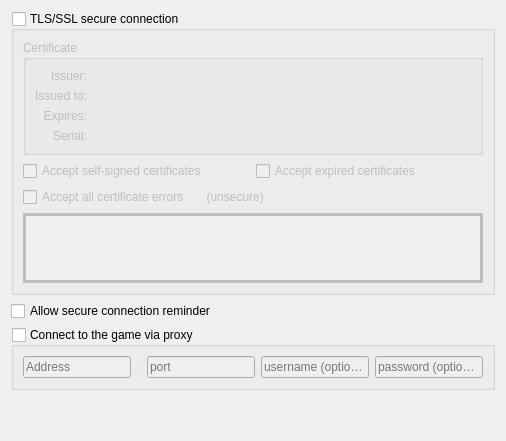
     <widget class="QWidget" name="tab_connection">
      <attribute name="title">
       <string>Connection</string>
      </attribute>
      <layout class="QVBoxLayout" name="verticalLayout_tab_connection">
       <item>
        <widget class="QGroupBox" name="groupBox_ssl">
         <property name="title">
          <string>TLS/SSL secure connection</string>
         </property>
         <property name="checkable">
          <bool>true</bool>
         </property>
         <property name="checked">
          <bool>false</bool>
         </property>
         <layout class="QGridLayout" name="gridLayout_groupBox_ssl">
          <item row="0" column="0" colspan="2">
           <widget class="QGroupBox" name="groupBox_ssl_certificate">
            <property name="sizePolicy">
             <sizepolicy hsizetype="Expanding" vsizetype="Preferred">
              <horstretch>0</horstretch>
              <verstretch>0</verstretch>
             </sizepolicy>
            </property>
            <property name="title">
             <string>Certificate</string>
            </property>
            <layout class="QGridLayout" name="gridLayout_groupBox_ssl_certificate" columnstretch="0,1">
             <item row="0" column="0">
              <widget class="QLabel" name="label">
               <property name="layoutDirection">
                <enum>Qt::LayoutDirection::LeftToRight</enum>
               </property>
               <property name="text">
                <string>Issuer:</string>
               </property>
               <property name="alignment">
                <set>Qt::AlignmentFlag::AlignRight|Qt::AlignmentFlag::AlignTrailing|Qt::AlignmentFlag::AlignVCenter</set>
               </property>
              </widget>
             </item>
             <item row="0" column="1">
              <widget class="QLabel" name="ssl_issuer_label">
               <property name="text">
                <string/>
               </property>
              </widget>
             </item>
             <item row="1" column="0">
              <widget class="QLabel" name="label_2">
               <property name="text">
                <string>Issued to:</string>
               </property>
               <property name="alignment">
                <set>Qt::AlignmentFlag::AlignRight|Qt::AlignmentFlag::AlignTrailing|Qt::AlignmentFlag::AlignVCenter</set>
               </property>
              </widget>
             </item>
             <item row="1" column="1">
              <widget class="QLabel" name="ssl_issued_label">
               <property name="text">
                <string/>
               </property>
              </widget>
             </item>
             <item row="2" column="0">
              <widget class="QLabel" name="label_3">
               <property name="text">
                <string>Expires:</string>
               </property>
               <property name="alignment">
                <set>Qt::AlignmentFlag::AlignRight|Qt::AlignmentFlag::AlignTrailing|Qt::AlignmentFlag::AlignVCenter</set>
               </property>
              </widget>
             </item>
             <item row="2" column="1">
              <widget class="QLabel" name="ssl_expires_label">
               <property name="text">
                <string/>
               </property>
              </widget>
             </item>
             <item row="3" column="0">
              <widget class="QLabel" name="label_7">
               <property name="text">
                <string>Serial:</string>
               </property>
               <property name="alignment">
                <set>Qt::AlignmentFlag::AlignRight|Qt::AlignmentFlag::AlignTrailing|Qt::AlignmentFlag::AlignVCenter</set>
               </property>
              </widget>
             </item>
             <item row="3" column="1">
              <widget class="QLabel" name="ssl_serial_label">
               <property name="text">
                <string/>
               </property>
              </widget>
             </item>
            </layout>
           </widget>
          </item>
          <item row="1" column="0">
           <widget class="QCheckBox" name="checkBox_self_signed">
            <property name="toolTip">
             <string extracomment="Accept secure certificates from the game even if they have expired. This presents a security risk"/>
            </property>
            <property name="text">
             <string>Accept self-signed certificates</string>
            </property>
           </widget>
          </item>
          <item row="1" column="1">
           <widget class="QCheckBox" name="checkBox_expired">
            <property name="toolTip">
             <string extracomment="Accept secure certificates from the game even if they have expired. This presents a security risk"/>
            </property>
            <property name="text">
             <string>Accept expired certificates</string>
            </property>
           </widget>
          </item>
          <item row="2" column="0" colspan="2">
           <widget class="QCheckBox" name="checkBox_ignore_all">
            <property name="toolTip">
             <string extracomment="Ignore all SSL/TLS errors - this negates the point of a secure connection, use carefully"/>
            </property>
            <property name="text">
             <string>Accept all certificate errors       (unsecure)</string>
            </property>
           </widget>
          </item>
          <item row="3" column="0" colspan="2">
           <widget class="QFrame" name="frame_notificationArea">
            <property name="sizePolicy">
             <sizepolicy hsizetype="Expanding" vsizetype="Fixed">
              <horstretch>0</horstretch>
              <verstretch>0</verstretch>
             </sizepolicy>
            </property>
            <property name="minimumSize">
             <size>
              <width>0</width>
              <height>70</height>
             </size>
            </property>
            <property name="maximumSize">
             <size>
              <width>16777215</width>
              <height>16777215</height>
             </size>
            </property>
            <property name="font">
             <font>
              <pointsize>16</pointsize>
              <stylestrategy>PreferAntialias</stylestrategy>
             </font>
            </property>
            <property name="cursor">
             <cursorShape>ArrowCursor</cursorShape>
            </property>
            <property name="autoFillBackground">
             <bool>true</bool>
            </property>
            <property name="frameShape">
             <enum>QFrame::Shape::Box</enum>
            </property>
            <property name="frameShadow">
             <enum>QFrame::Shadow::Plain</enum>
            </property>
            <property name="lineWidth">
             <number>3</number>
            </property>
            <property name="midLineWidth">
             <number>3</number>
            </property>
            <layout class="QHBoxLayout" name="horizontalLayout_frame_notificationArea">
             <property name="spacing">
              <number>0</number>
             </property>
             <property name="leftMargin">
              <number>0</number>
             </property>
             <property name="topMargin">
              <number>0</number>
             </property>
             <property name="rightMargin">
              <number>0</number>
             </property>
             <property name="bottomMargin">
              <number>0</number>
             </property>
             <item>
              <widget class="QLabel" name="notificationAreaIconLabelWarning">
               <property name="sizePolicy">
                <sizepolicy hsizetype="Fixed" vsizetype="Fixed">
                 <horstretch>0</horstretch>
                 <verstretch>0</verstretch>
                </sizepolicy>
               </property>
               <property name="autoFillBackground">
                <bool>true</bool>
               </property>
               <property name="text">
                <string/>
               </property>
               <property name="pixmap">
                <pixmap resource="../mudlet.qrc">:/icons/dialog-warning.png</pixmap>
               </property>
               <property name="scaledContents">
                <bool>false</bool>
               </property>
               <property name="alignment">
                <set>Qt::AlignmentFlag::AlignCenter</set>
               </property>
               <property name="wordWrap">
                <bool>true</bool>
               </property>
               <property name="margin">
                <number>5</number>
               </property>
               <property name="textInteractionFlags">
                <set>Qt::TextInteractionFlag::NoTextInteraction</set>
               </property>
              </widget>
             </item>
             <item>
              <widget class="QLabel" name="notificationAreaIconLabelError">
               <property name="sizePolicy">
                <sizepolicy hsizetype="Fixed" vsizetype="Fixed">
                 <horstretch>0</horstretch>
                 <verstretch>0</verstretch>
                </sizepolicy>
               </property>
               <property name="autoFillBackground">
                <bool>true</bool>
               </property>
               <property name="text">
                <string/>
               </property>
               <property name="pixmap">
                <pixmap resource="../mudlet.qrc">:/icons/dialog-error.png</pixmap>
               </property>
               <property name="scaledContents">
                <bool>false</bool>
               </property>
               <property name="alignment">
                <set>Qt::AlignmentFlag::AlignCenter</set>
               </property>
               <property name="wordWrap">
                <bool>true</bool>
               </property>
               <property name="margin">
                <number>5</number>
               </property>
               <property name="textInteractionFlags">
                <set>Qt::TextInteractionFlag::NoTextInteraction</set>
               </property>
              </widget>
             </item>
             <item>
              <widget class="QLabel" name="notificationAreaIconLabelInformation">
               <property name="sizePolicy">
                <sizepolicy hsizetype="Fixed" vsizetype="Fixed">
                 <horstretch>0</horstretch>
                 <verstretch>0</verstretch>
                </sizepolicy>
               </property>
               <property name="autoFillBackground">
                <bool>true</bool>
               </property>
               <property name="text">
                <string/>
               </property>
               <property name="pixmap">
                <pixmap resource="../mudlet.qrc">:/icons/dialog-information.png</pixmap>
               </property>
               <property name="scaledContents">
                <bool>false</bool>
               </property>
               <property name="alignment">
                <set>Qt::AlignmentFlag::AlignCenter</set>
               </property>
               <property name="wordWrap">
                <bool>true</bool>
               </property>
               <property name="margin">
                <number>5</number>
               </property>
               <property name="textInteractionFlags">
                <set>Qt::TextInteractionFlag::NoTextInteraction</set>
               </property>
              </widget>
             </item>
             <item>
              <widget class="QLabel" name="notificationAreaMessageBox">
               <property name="sizePolicy">
                <sizepolicy hsizetype="Expanding" vsizetype="Expanding">
                 <horstretch>0</horstretch>
                 <verstretch>0</verstretch>
                </sizepolicy>
               </property>
               <property name="font">
                <font>
                 <pointsize>8</pointsize>
                 <stylestrategy>PreferAntialias</stylestrategy>
                </font>
               </property>
               <property name="autoFillBackground">
                <bool>true</bool>
               </property>
               <property name="text">
                <string/>
               </property>
               <property name="scaledContents">
                <bool>true</bool>
               </property>
               <property name="alignment">
                <set>Qt::AlignmentFlag::AlignLeading|Qt::AlignmentFlag::AlignLeft|Qt::AlignmentFlag::AlignVCenter</set>
               </property>
               <property name="wordWrap">
                <bool>true</bool>
               </property>
               <property name="margin">
                <number>5</number>
               </property>
               <property name="openExternalLinks">
                <bool>true</bool>
               </property>
              </widget>
             </item>
            </layout>
           </widget>
          </item>
         </layout>
        </widget>
       </item>
       <item>
        <widget class="QCheckBox" name="checkBox_askTlsAvailable">
         <property name="toolTip">
          <string>&lt;p&gt;To encourage enhanced data transfer protection and privacy, be prompted for a choice to switch to an encrypted port when advertised via Mud Server Status Protocol (MSSP).&lt;/p&gt;</string>
         </property>
         <property name="text">
          <string>Allow secure connection reminder</string>
         </property>
         <property name="checkable">
          <bool>true</bool>
         </property>
         <property name="checked">
          <bool>false</bool>
         </property>
        </widget>
       </item>
       <item>
        <widget class="QGroupBox" name="groupBox_proxy">
         <property name="title">
          <string>Connect to the game via proxy</string>
         </property>
         <property name="checkable">
          <bool>true</bool>
         </property>
         <property name="checked">
          <bool>false</bool>
         </property>
         <layout class="QHBoxLayout" name="hBoxLayout_groupBox_proxy">
          <item>
           <widget class="QLineEdit" name="lineEdit_proxyAddress">
            <property name="text">
             <string/>
            </property>
            <property name="placeholderText">
             <string>Address</string>
            </property>
            <property name="clearButtonEnabled">
             <bool>true</bool>
            </property>
           </widget>
          </item>
          <item>
           <widget class="QLabel" name="label_5">
            <property name="text">
             <string notr="true">:</string>
            </property>
           </widget>
          </item>
          <item>
           <widget class="QLineEdit" name="lineEdit_proxyPort">
            <property name="inputMask">
             <string notr="true">00009</string>
            </property>
            <property name="placeholderText">
             <string>port</string>
            </property>
            <property name="clearButtonEnabled">
             <bool>true</bool>
            </property>
           </widget>
          </item>
          <item>
           <widget class="QLineEdit" name="lineEdit_proxyUsername">
            <property name="toolTip">
             <string>&lt;p&gt;Username for logging into the proxy if required.&lt;/p&gt;</string>
            </property>
            <property name="text">
             <string/>
            </property>
            <property name="placeholderText">
             <string>username (optional)</string>
            </property>
            <property name="clearButtonEnabled">
             <bool>true</bool>
            </property>
           </widget>
          </item>
          <item>
           <widget class="QLineEdit" name="lineEdit_proxyPassword">
            <property name="toolTip">
             <string>&lt;p&gt;Password for logging into the proxy if required.&lt;/p&gt;</string>
            </property>
            <property name="echoMode">
             <enum>QLineEdit::EchoMode::Password</enum>
            </property>
            <property name="placeholderText">
             <string>password (optional)</string>
            </property>
           </widget>
          </item>
         </layout>
        </widget>
       </item>
       <item>
        <spacer name="verticalSpacer_chat">
         <property name="orientation">
          <enum>Qt::Orientation::Vertical</enum>
         </property>
         <property name="sizeType">
          <enum>QSizePolicy::Policy::Expanding</enum>
         </property>
         <property name="sizeHint" stdset="0">
          <size>
           <width>20</width>
           <height>40</height>
          </size>
         </property>
        </spacer>
       </item>
      </layout>
     </widget>
